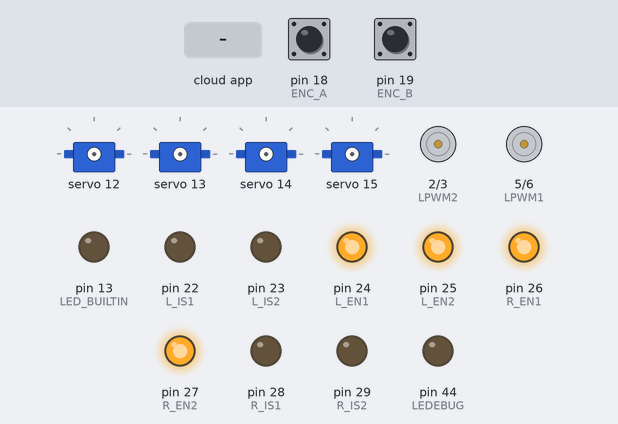
Recording of a sketch running on a simulated Arduino Mega 2560, built with avr-gcc and run on an emulated ATmega2560. Shown: 4 × servo, motor-driver pin pairs drawn as motors (green arrow = first pin HIGH = forward, orange = second pin HIGH = backward, longer = more drive), output pins drawn as LEDs (lit = HIGH). Inputs (shaded band) come from the test bench; at power-on: pin 18 (ENC_A) HIGH, pin 19 (ENC_B) HIGH. The ROS host is connected and sends only what is stated.

Above: at 1.2 s.
1.3 s: the phone or cloud app sets pwm1 to 45
At 1.7 s:
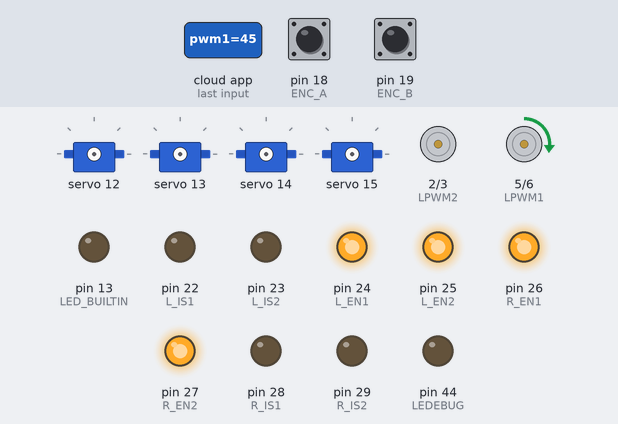
2.8 s: the phone or cloud app sets pwm2 to 45
At 3.9 s:
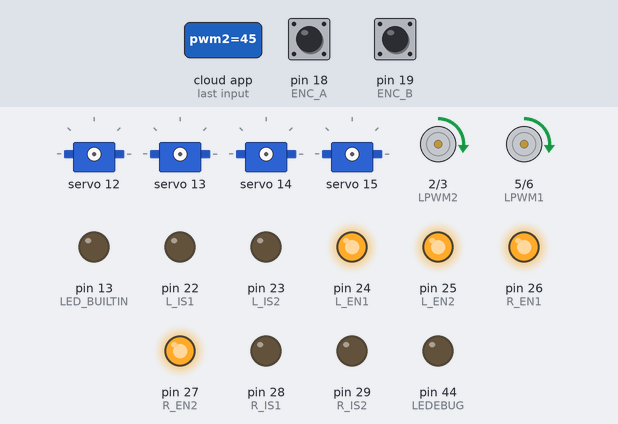
4.3 s: the phone or cloud app sets servo to 0
5.8 s: the phone or cloud app sets cCalib to 0
At 6.2 s:
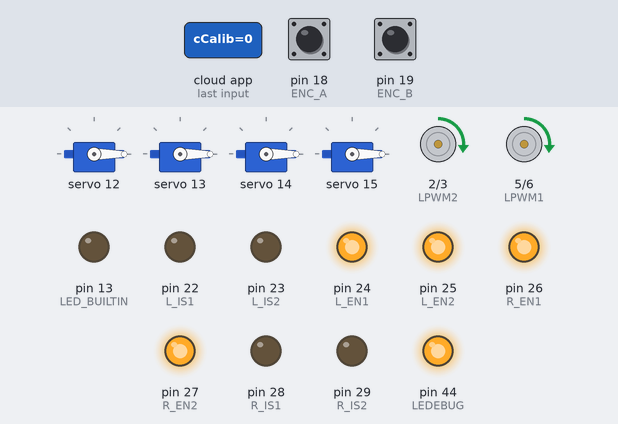
7.3 s: the phone or cloud app sets pwm1 to 0
At 8.5 s:
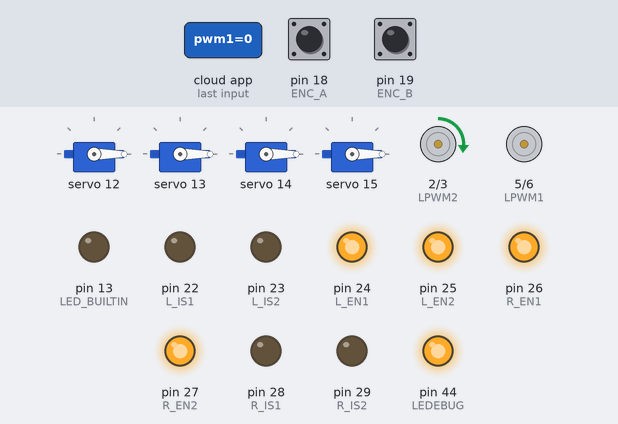
8.8 s: the phone or cloud app sets pwm2 to 0
At 9.7 s:
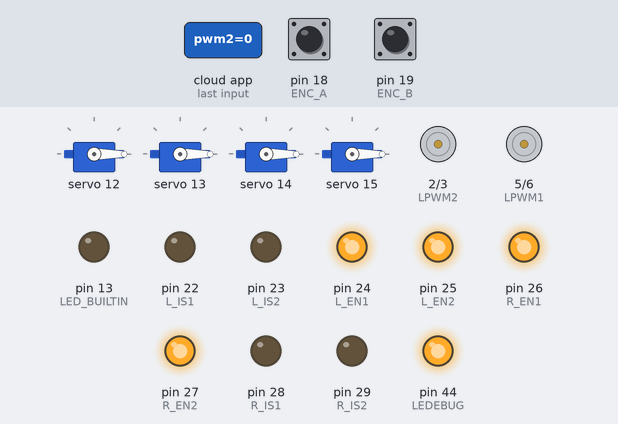
Timing chart, 0 to 11.3 s (numbered marks = the images above; inputs shaded):
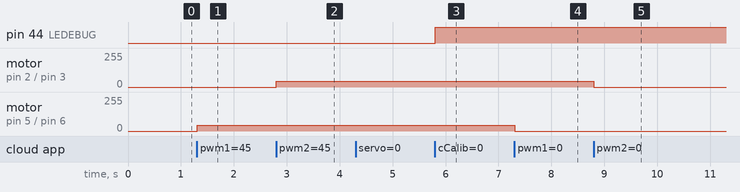

The sketch:

mega_final4.ino
```cpp
#include <ros.h>
#include <std_msgs/UInt16.h>
#include <std_msgs/Int32.h>
#include <std_msgs/Int16.h>
#include <std_msgs/Byte.h>
#include <std_msgs/Bool.h>
#include <Wire.h>
#include <Adafruit_PWMServoDriver.h>

//Broken PIN: 4,12,52,53

// PUB/SUB sampling time
#define SAMPLING_TIME 10

// Ultrasonic
#define TRIGPIN 11
#define ECHOPIN 10

// PCA9685
#define SERVO_FREQ 50 // Analog servos run at ~50 Hz updates
#define S0MIN 80
#define S0MAX 265
#define S1MIN 80
#define S1MAX 265
#define S2MIN 80
#define S2MAX 265
#define S3MIN 80
#define S3MAX 265

// Trolley Motor
#define RPWM1 6
#define R_EN1 26
#define R_IS1 28
#define LPWM1 5
#define L_EN1 24
#define L_IS1 22

// Hoisting Motor
#define RPWM2 3
#define R_EN2 27
#define R_IS2 29
#define LPWM2 2
#define L_EN2 25
#define L_IS2 23

// Limit Switch
#define LEFT 47
#define RIGHT 38
#define LEDEBUG 44

// Incremental Encoder
#define ENC_A 18
#define ENC_B 19

volatile unsigned int counter = 0;

void ai0(){
if(digitalRead(ENC_B)==LOW) {
    counter++;
  }
  else{
    counter--;
  }
}

void ai1(){
if(digitalRead(ENC_A)==LOW) {
    counter--;
  }
  else{
    counter++;
  }
}

// create NodeHandle to create publisher/subcsriber
ros::NodeHandle nh;

// pubsub initialization
std_msgs::UInt16 ultradist_msg;
ros::Publisher ultradist("ultradist", &ultradist_msg);
std_msgs::Bool lim_left_msg;
ros::Publisher lim_left("lim_left", &lim_left_msg);
std_msgs::Bool lim_right_msg;
ros::Publisher lim_right("lim_right", &lim_right_msg);
std_msgs::UInt16 encoder_msg;
ros::Publisher encoder("encoder", &encoder_msg);

void motor1Cb(const std_msgs::Int16& pwm1_msg){
  runMotor1(pwm1_msg.data);
//  digitalWrite(LEDEBUG,HIGH);
}

void motor2Cb(const std_msgs::Int16& pwm2_msg){
  runMotor2(pwm2_msg.data);
//  digitalWrite(LEDEBUG,LOW);
}

void servoCb(const std_msgs::Bool& servo_msg){
  if (servo_msg.data == true){
    servoClose();
  }
  else{
    servoOpen();
  }
}

byte mode_now = 0;

void modeCb(const std_msgs::Byte& mode_msg){
  mode_now = mode_msg.data;
  nh.loginfo("Mode Change");
}

void counterCb(const std_msgs::UInt16& cCalib_msg){
  counter = cCalib_msg.data;
  digitalWrite(LEDEBUG,HIGH);
}

ros::Subscriber<std_msgs::Int16> pwm1("pwm1", &motor1Cb);
ros::Subscriber<std_msgs::Int16> pwm2("pwm2", &motor2Cb);
ros::Subscriber<std_msgs::Bool> servo("servo", &servoCb);
ros::Subscriber<std_msgs::Byte> mode("mode", &modeCb);
ros::Subscriber<std_msgs::UInt16> cCalib("cCalib", &counterCb);

// I2C address 0x40
Adafruit_PWMServoDriver pwm = Adafruit_PWMServoDriver();

long duration;
int distance;

int cableLength;

void setup() {
  // HC-SR04
  pinMode(TRIGPIN, OUTPUT);
  pinMode(ECHOPIN, INPUT);

 // PCA 9685
  pwm.begin();
  pwm.setOscillatorFrequency(27000000);
  pwm.setPWMFreq(SERVO_FREQ);  // Analog servos run at ~50 Hz updates
  delay(10);

  // Motor 1 pinout
  pinMode(RPWM1, OUTPUT);
  pinMode(R_EN1, OUTPUT);
  pinMode(R_IS1, OUTPUT); //Optional Current Sensing
  pinMode(LPWM1, OUTPUT);
  pinMode(L_EN1, OUTPUT);
  pinMode(L_IS1, OUTPUT); //Optional Current Sensing
  digitalWrite(R_IS1, LOW);
  digitalWrite(R_IS1, LOW);
  digitalWrite(R_EN1, HIGH);
  digitalWrite(L_EN1, HIGH);

  // Motor 2 pinout
  pinMode(RPWM2, OUTPUT);
  pinMode(R_EN2, OUTPUT);
  pinMode(R_IS2, OUTPUT); //Optional Current Sensing
  pinMode(LPWM2, OUTPUT);
  pinMode(L_EN2, OUTPUT);
  pinMode(L_IS2, OUTPUT); //Optional Current Sensing
  digitalWrite(R_IS2, LOW);
  digitalWrite(R_IS2, LOW);
  digitalWrite(R_EN2, HIGH);
  digitalWrite(L_EN2, HIGH);

  // Limit Switch
  pinMode(LEFT, INPUT_PULLUP);
  pinMode(RIGHT, INPUT_PULLUP);
  pinMode(LEDEBUG, OUTPUT);
  pinMode(LED_BUILTIN, OUTPUT);

  // Incremental Encoder
  pinMode(ENC_A, INPUT_PULLUP);
  pinMode(ENC_B, INPUT_PULLUP);
  attachInterrupt(5, ai0, RISING);
  attachInterrupt(4, ai1, RISING);

  // ROS
  nh.initNode();
  nh.advertise(ultradist);
  nh.advertise(lim_left);
  nh.advertise(lim_right);
  nh.advertise(encoder);
  nh.subscribe(pwm1);
  nh.subscribe(pwm2);
  nh.subscribe(servo);
  nh.subscribe(mode);
  nh.subscribe(cCalib);
}


int prevTime = 0;

void loop() {
  if(millis()-prevTime >= SAMPLING_TIME){
    prevTime = millis();
    if (mode_now == 1 || mode_now == 2 || mode_now == 5 || mode_now == 99){
      // 1: Calibration Mode
      // 2: Scanning Mode
      // 5: PID_PD Control
      // 5:  Control
      // Only publish limit switches and encoder
      lim_left_msg.data = !digitalRead(LEFT);
      lim_right_msg.data = !digitalRead(RIGHT);
      encoder_msg.data = counter;
      lim_left.publish(&lim_left_msg);
      lim_right.publish(&lim_right_msg);
      encoder.publish(&encoder_msg);
    }
    else if (mode_now == 8 || mode_now == 9 || mode_now == 10){
      // 8: Lift-off Maneuver
      // 9: Lift-on Maneuver
      // 10: Reshuffling Maneuver
      lim_left_msg.data = !digitalRead(LEFT);
      lim_right_msg.data = !digitalRead(RIGHT);
      encoder_msg.data = counter;
      lim_left.publish(&lim_left_msg);
      lim_right.publish(&lim_right_msg);
      encoder.publish(&encoder_msg);
      ultra();
      ultradist.publish(&ultradist_msg);
    }
    else if (mode_now == 3 || mode_now == 4 || mode_now == 6){
      // 3: Hoisting Mode Down (pick)
      // 4: Hoisting Mode Up (pick)
      // 6: Hoisting Mode
      // Only publish ultradist
      ultra();
      ultradist.publish(&ultradist_msg);
    }
    if (mode_now == 0){
      // 0: Standby Mode
      // Do nothing
    }
    nh.spinOnce();
    delay(1);
  }
}

void lim(){
  if(digitalRead(LEFT) == false){
    lim_left_msg.data = true;
  }
  else{
    lim_left_msg.data = false;
  }
  if(digitalRead(RIGHT) == false){
    lim_right_msg.data = true;
  }
  else{
    lim_right_msg.data = false;
  }
}

void ultra(){
  ultradist_msg.data = measureDist();
}

void servoOpen(){
  pwm.setPWM(12,0,S0MIN);
  pwm.setPWM(13,0,S1MIN);
  pwm.setPWM(14,0,S2MIN);
  pwm.setPWM(15,0,S3MIN);
}

void servoClose(){
  pwm.setPWM(12,0,S0MAX);
  pwm.setPWM(13,0,S1MAX);
  pwm.setPWM(14,0,S2MAX);
  pwm.setPWM(15,0,S3MAX);
}

int measureDist(){
  // Clears trig pin
  digitalWrite(TRIGPIN, LOW);
  delayMicroseconds(2);
  // Sets trig pin HIGH for 10 us
  digitalWrite(TRIGPIN, HIGH);
  delayMicroseconds(10);
  digitalWrite(TRIGPIN, LOW);
  // Reads echo pin, returns the duration
  duration = pulseIn(ECHOPIN, HIGH);
  distance = duration*0.034/2;
  return distance;
}

void runMotor1(int in){
  if (in>=0){
    digitalWrite(RPWM1, LOW);
    if(in >=0 && in <=255 ){
      analogWrite(LPWM1, in);
    }
  }
  else{
    in=in*-1;
    digitalWrite(LPWM1, LOW);
    if(in >=0 && in <=255 ){
      analogWrite(RPWM1, in);
    }
  }
}

void runMotor2(int in){
  if (in>=0){
    digitalWrite(RPWM2, LOW);
    if(in >=0 && in <=255 ){
      analogWrite(LPWM2, in);
    }
  }
  else{
    in=in*-1;
    digitalWrite(LPWM2, LOW);
    if(in >=0 && in <=255 ){
      analogWrite(RPWM2, in);
    }
  }
}
```

Measured:
- after the input at 1.3 s, motor on pin 5 (LPWM1) / pin 6 (RPWM1): stopped → forward 45/255 at once
- after the input at 2.8 s, motor on pin 2 (LPWM2) / pin 3 (RPWM2): stopped → forward 45/255 at once
- after the input at 5.8 s, pin 44 (LEDEBUG): LOW → HIGH at once
- after the input at 7.3 s, motor on pin 5 (LPWM1) / pin 6 (RPWM1): forward 45/255 → stopped at once
- after the input at 8.8 s, motor on pin 2 (LPWM2) / pin 3 (RPWM2): forward 45/255 → stopped at once
